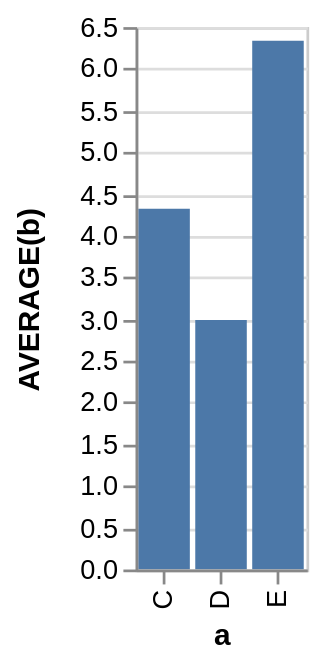

Write a Vega-Lite specification for this figure.
### Vega specification from a JSON file in a GitHub repository (floating-point values rounded to 4 significant figures)
{"$schema": "https://vega.github.io/schema/vega/v3.0.json", "autosize": "pad", "padding": 5, "encode": {"update": {"stroke": {"value": "#ccc"}, "fill": {"value": "transparent"}}}, "data": [{"name": "source_0", "values": [{"a": "C", "b": 2}, {"a": "C", "b": 7}, {"a": "C", "b": 4}, {"a": "D", "b": 1}, {"a": "D", "b": 2}, {"a": "D", "b": 6}, {"a": "E", "b": 8}, {"a": "E", "b": 4}, {"a": "E", "b": 7}]}, {"name": "data_0", "source": "source_0", "transform": [{"type": "formula", "expr": "toNumber(datum[\"b\"])", "as": "b"}, {"type": "aggregate", "groupby": ["a"], "ops": ["average"], "fields": ["b"], "as": ["average_b"]}]}], "signals": [{"name": "x_step", "value": 21}, {"name": "width", "update": "bandspace(domain('x').length, 0.1, 0.05) * x_step"}, {"name": "height", "update": "200"}], "marks": [{"name": "marks", "type": "rect", "clip": true, "role": "bar", "from": {"data": "data_0"}, "encode": {"update": {"x": {"scale": "x", "field": "a"}, "width": {"scale": "x", "band": true}, "y": {"scale": "y", "field": "average_b"}, "y2": {"scale": "y", "value": 0}, "fill": {"value": "#4c78a8"}}}}], "scales": [{"name": "x", "type": "band", "domain": {"data": "data_0", "field": "a", "sort": true}, "range": {"step": {"signal": "x_step"}}, "round": true, "paddingInner": 0.1, "paddingOuter": 0.05}, {"name": "y", "type": "linear", "domain": {"data": "data_0", "field": "average_b"}, "range": [{"signal": "height"}, 0], "round": true, "nice": true, "zero": true}], "axes": [{"scale": "x", "orient": "bottom", "tickCount": 5, "title": "a", "zindex": 1, "encode": {"labels": {"update": {"angle": {"value": 270}, "align": {"value": "right"}, "baseline": {"value": "middle"}}}}}, {"scale": "y", "maxExtent": 30, "minExtent": 30, "orient": "left", "title": "AVERAGE(b)", "zindex": 1}, {"scale": "y", "domain": false, "grid": true, "labels": false, "orient": "left", "ticks": false, "zindex": 0, "gridScale": "x"}], "config": {"axis": {"quantitativeExtent": 30}}}
